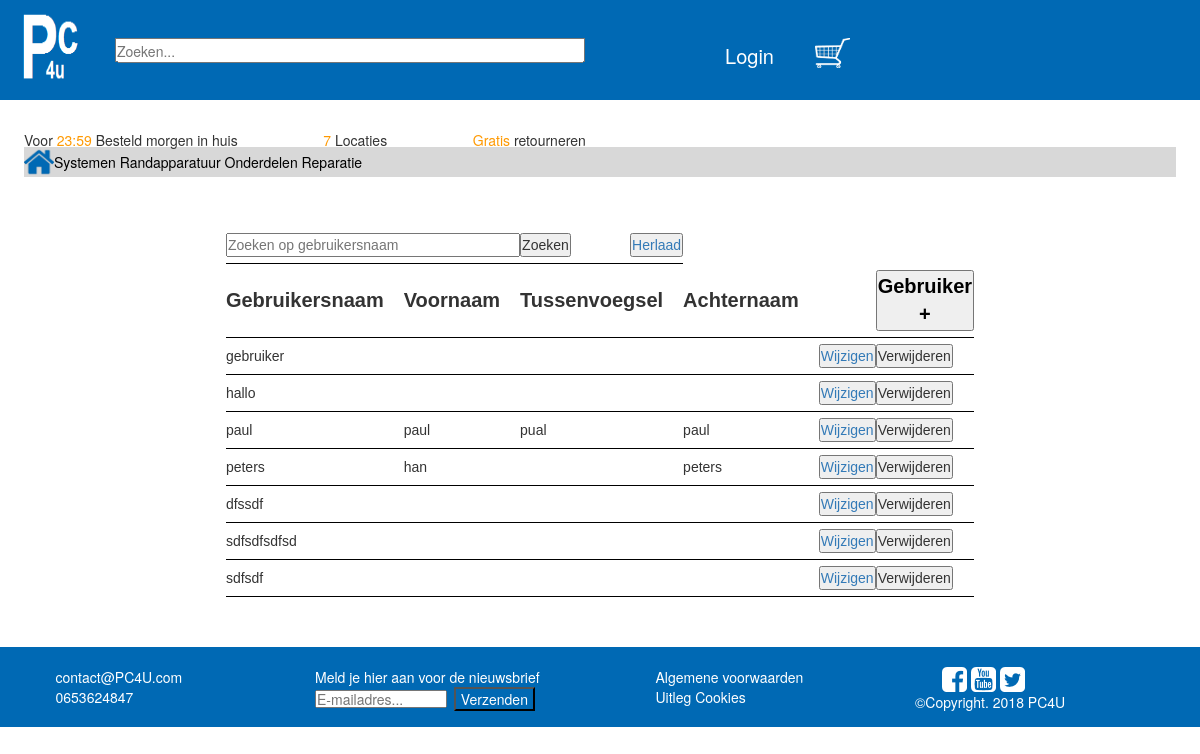
/gebruikersBeheer.php, run on the app's committed database.
### tables this page shows
CREATE TABLE `gebruikers` (
  `GebruikerID` int(11) NOT NULL,
  `Email` varchar(36) NOT NULL,
  `gebruikersnaam` text NOT NULL,
  `wachtwoord` text NOT NULL,
  `functie` text NOT NULL,
  `Voornaam` varchar(36) NOT NULL,
  `Achternaam` varchar(36) NOT NULL,
  `Tussenvoegsel` varchar(8) NOT NULL,
  `Straat` varchar(36) NOT NULL,
  `HuisNr` varchar(10) NOT NULL,
  `Postcode` varchar(10) NOT NULL,
  `Telefoonnummer` varchar(36) NOT NULL
);

### gebruikersBeheer.php (the view, shortened to what this page needs)
<?php
$conn = mysqli_connect("localhost", "root", "");
if(isset($_POST['zoekButton'])) {
    $query = mysqli_query($conn, "SELECT GebruikerID, gebruikersnaam, Voornaam, Tussenvoegsel, Achternaam FROM gebruikers WHERE gebruikersnaam = '" . $_POST['zoekInput'] . "'");
} else {
    $query = mysqli_query($conn, "SELECT GebruikerID, gebruikersnaam, Voornaam, Tussenvoegsel, Achternaam FROM gebruikers");
}
?>
<!DOCTYPE html>
<html lang="en">
<head>
    <link rel="stylesheet" href="style/productBeheer.css">
</head>
<body>
<?php include_once("header/header.php") ?>
<div id="categorieBeheer">
    <table width="100%" style="margin: 0px auto;">
        <form method="POST" action="gebruikersBeheer.php">
            <tr>
                <td colspan="2"><input id="zoekInput" style="width: 100%" type="text" name="zoekInput" placeholder="Zoeken op gebruikersnaam"> </td>
                <td><input type="submit" name="zoekButton" value="Zoeken"><a href="gebruikersBeheer.php"> <input style="float: right;" type="button" value="Herlaad"></a> </td>
            </tr>
        </form>
        <tr id="tableHeader">
            <td style="padding-right: 20px;">Gebruikersnaam</td>
            <td style="padding-right: 20px;">Voornaam</td>
            <td style="padding-right: 20px;">Tussenvoegsel</td>
            <td style="padding-right: 20px;">Achternaam</td>
            <td></td>
            <td><a href="singleGebruiker.php" style="color:black;"><button action="editPage.php">Gebruiker +</button></a></td>
        </tr>
        <?php
        while($row = mysqli_fetch_assoc($query))
        {
            ?>
            <form method="POST" action="singleGebruiker.php?id=<?php echo $row['GebruikerID']; ?>" >
                <tr>
                    <td><?php echo $row['gebruikersnaam'] ?></td>
                    <td><?php echo $row['Voornaam'] ?></td>
                    <td><?php echo $row['Tussenvoegsel'] ?></td>
                    <td><?php echo $row['Achternaam'] ?></td>
                    <td><a href="singleGebruiker.php?id=<?php echo $row['GebruikerID'] ?>"> <input type="submit" name="submit" value="Wijzigen"></a></td>
            </form><form method="POST" action="gebruikersBeheer.php?id=<?php echo $row['GebruikerID']; ?>">
                        <td><input type="submit" name="delete" value="Verwijderen" ></td>
                    </form>
            <?php
        }
        ?>
    </table>
</div>
</body>
</html>

### style/productBeheer.css (style rules this page uses)
* { margin: 0; padding: 0; box-sizing: border-box; }
#categorieBeheer { max-width: 1700px; margin: 0px auto; margin-bottom: 50px; margin-top: 50px; }
table { max-width: 600px; }
table tr>td:nth-child(1) { width: auto; }
#tableHeader { font-size: 20px; font-weight: bold; }
a { text-decoration: none; }
table td { font-family: sans-serif; border-bottom: solid black 1px; }
table td { padding: 6px 0; }
input { font-family: sans-serif; font-size: 16px; }
body { margin:0; font-family: sans-serif; padding: 0; }

### style/header.css (style rules this page uses)
body { margin:0; font-family: sans-serif; padding: 0; }

### style/Footer.css (style rules this page uses)
#footer { width: 100%; height: 80px; background-color: rgba(0, 105, 180, 1); }
.footerText { color: white; font-size: 14px; }
#verzendKnop { background-color: rgba(0, 105, 180, 1); width: 30%; }
#emailForm { color:black; width:49%; height: 18px; margin-top: 3px; margin-right: 1%; }
.socialMedia { margin-left: 10%; }

### data on the page
gebruikers: gebruikersnaam "gebruiker"
gebruikers: gebruikersnaam "hallo"
gebruikers: gebruikersnaam "paul", Voornaam "paul", Tussenvoegsel "pual", Achternaam "paul"
gebruikers: gebruikersnaam "peters", Voornaam "han", Achternaam "peters"
gebruikers: gebruikersnaam "dfssdf"
gebruikers: gebruikersnaam "sdfsdfsdfsd"
gebruikers: gebruikersnaam "sdfsdf"
